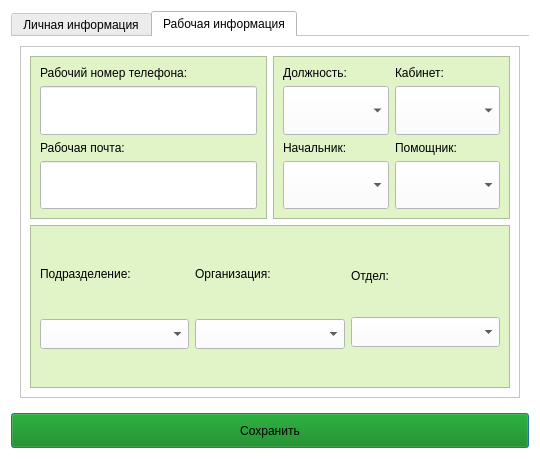
<?xml version="1.0" encoding="UTF-8"?>
<ui version="4.0">
 <class>Dialog</class>
 <widget class="QDialog" name="Dialog">
  <property name="geometry">
   <rect>
    <x>0</x>
    <y>0</y>
    <width>540</width>
    <height>459</height>
   </rect>
  </property>
  <property name="windowTitle">
   <string>Dialog</string>
  </property>
  <property name="styleSheet">
   <string notr="true">background-color: white;</string>
  </property>
  <layout class="QVBoxLayout" name="verticalLayout_20">
   <item>
    <layout class="QVBoxLayout" name="verticalLayout_19">
     <item>
      <widget class="QTabWidget" name="tabWidget">
       <property name="styleSheet">
        <string notr="true">QWidget{
	background-color: white;
}</string>
       </property>
       <property name="currentIndex">
        <number>1</number>
       </property>
       <property name="documentMode">
        <bool>true</bool>
       </property>
       <widget class="QWidget" name="tab">
        <attribute name="title">
         <string>Личная информация</string>
        </attribute>
        <layout class="QVBoxLayout" name="verticalLayout_14">
         <item>
          <widget class="QFrame" name="frame">
           <property name="styleSheet">
            <string notr="true">background-color: rgb(224, 244, 200);</string>
           </property>
           <property name="frameShape">
            <enum>QFrame::Shape::StyledPanel</enum>
           </property>
           <property name="frameShadow">
            <enum>QFrame::Shadow::Raised</enum>
           </property>
           <layout class="QVBoxLayout" name="verticalLayout_18">
            <item>
             <layout class="QVBoxLayout" name="verticalLayout_5">
              <item>
               <widget class="QLabel" name="label_5">
                <property name="styleSheet">
                 <string notr="true">color: black;</string>
                </property>
                <property name="text">
                 <string>День рождения</string>
                </property>
               </widget>
              </item>
              <item>
               <widget class="QDateEdit" name="dateEdit">
                <property name="sizePolicy">
                 <sizepolicy hsizetype="Expanding" vsizetype="Expanding">
                  <horstretch>0</horstretch>
                  <verstretch>0</verstretch>
                 </sizepolicy>
                </property>
                <property name="minimumSize">
                 <size>
                  <width>0</width>
                  <height>30</height>
                 </size>
                </property>
                <property name="styleSheet">
                 <string notr="true">background-color: white;
color: black;</string>
                </property>
               </widget>
              </item>
             </layout>
            </item>
            <item>
             <layout class="QVBoxLayout" name="verticalLayout">
              <item>
               <widget class="QLabel" name="label">
                <property name="styleSheet">
                 <string notr="true">color: black;</string>
                </property>
                <property name="text">
                 <string>ФИО:</string>
                </property>
               </widget>
              </item>
              <item>
               <widget class="QLineEdit" name="lineEdit">
                <property name="sizePolicy">
                 <sizepolicy hsizetype="Expanding" vsizetype="Expanding">
                  <horstretch>0</horstretch>
                  <verstretch>0</verstretch>
                 </sizepolicy>
                </property>
                <property name="minimumSize">
                 <size>
                  <width>0</width>
                  <height>30</height>
                 </size>
                </property>
                <property name="font">
                 <font>
                  <kerning>true</kerning>
                 </font>
                </property>
                <property name="styleSheet">
                 <string notr="true">QWidget {
	background-color: white;
	color: black;
}</string>
                </property>
               </widget>
              </item>
             </layout>
            </item>
            <item>
             <layout class="QVBoxLayout" name="verticalLayout_4">
              <item>
               <widget class="QLabel" name="label_4">
                <property name="styleSheet">
                 <string notr="true">color: black;</string>
                </property>
                <property name="text">
                 <string>Домашний номер телефона:</string>
                </property>
               </widget>
              </item>
              <item>
               <widget class="QLineEdit" name="lineEdit_4">
                <property name="sizePolicy">
                 <sizepolicy hsizetype="Expanding" vsizetype="Expanding">
                  <horstretch>0</horstretch>
                  <verstretch>0</verstretch>
                 </sizepolicy>
                </property>
                <property name="minimumSize">
                 <size>
                  <width>0</width>
                  <height>30</height>
                 </size>
                </property>
                <property name="font">
                 <font>
                  <kerning>true</kerning>
                 </font>
                </property>
                <property name="styleSheet">
                 <string notr="true">QWidget {
	background-color: white;
	color: black;
}</string>
                </property>
               </widget>
              </item>
             </layout>
            </item>
            <item>
             <layout class="QVBoxLayout" name="verticalLayout_12">
              <item>
               <widget class="QLabel" name="label_12">
                <property name="styleSheet">
                 <string notr="true">color: black;</string>
                </property>
                <property name="text">
                 <string>Дополнительная информация:</string>
                </property>
               </widget>
              </item>
              <item>
               <widget class="QPlainTextEdit" name="plainTextEdit">
                <property name="styleSheet">
                 <string notr="true">	background-color: white;
	color: black;</string>
                </property>
               </widget>
              </item>
             </layout>
            </item>
           </layout>
          </widget>
         </item>
        </layout>
       </widget>
       <widget class="QWidget" name="tab_2">
        <attribute name="title">
         <string>Рабочая информация</string>
        </attribute>
        <layout class="QHBoxLayout" name="horizontalLayout_5">
         <item>
          <widget class="QFrame" name="frame_5">
           <property name="styleSheet">
            <string notr="true">background-color: white;</string>
           </property>
           <property name="frameShape">
            <enum>QFrame::Shape::StyledPanel</enum>
           </property>
           <property name="frameShadow">
            <enum>QFrame::Shadow::Raised</enum>
           </property>
           <layout class="QVBoxLayout" name="verticalLayout_17">
            <item>
             <layout class="QHBoxLayout" name="horizontalLayout_3">
              <item>
               <widget class="QFrame" name="frame_2">
                <property name="styleSheet">
                 <string notr="true">background-color: rgb(224, 244, 200);</string>
                </property>
                <property name="frameShape">
                 <enum>QFrame::Shape::StyledPanel</enum>
                </property>
                <property name="frameShadow">
                 <enum>QFrame::Shadow::Raised</enum>
                </property>
                <layout class="QVBoxLayout" name="verticalLayout_15">
                 <item>
                  <layout class="QVBoxLayout" name="verticalLayout_3">
                   <item>
                    <widget class="QLabel" name="label_3">
                     <property name="styleSheet">
                      <string notr="true">color: black;</string>
                     </property>
                     <property name="text">
                      <string>Рабочий номер телефона:</string>
                     </property>
                    </widget>
                   </item>
                   <item>
                    <widget class="QLineEdit" name="lineEdit_3">
                     <property name="sizePolicy">
                      <sizepolicy hsizetype="Expanding" vsizetype="Expanding">
                       <horstretch>0</horstretch>
                       <verstretch>0</verstretch>
                      </sizepolicy>
                     </property>
                     <property name="minimumSize">
                      <size>
                       <width>0</width>
                       <height>30</height>
                      </size>
                     </property>
                     <property name="font">
                      <font>
                       <kerning>true</kerning>
                      </font>
                     </property>
                     <property name="styleSheet">
                      <string notr="true">QWidget {
	background-color: white;
	color: black;
}</string>
                     </property>
                    </widget>
                   </item>
                  </layout>
                 </item>
                 <item>
                  <layout class="QVBoxLayout" name="verticalLayout_2">
                   <item>
                    <widget class="QLabel" name="label_2">
                     <property name="styleSheet">
                      <string notr="true">color: black;</string>
                     </property>
                     <property name="text">
                      <string>Рабочая почта:</string>
                     </property>
                    </widget>
                   </item>
                   <item>
                    <widget class="QLineEdit" name="lineEdit_2">
                     <property name="sizePolicy">
                      <sizepolicy hsizetype="Expanding" vsizetype="Expanding">
                       <horstretch>0</horstretch>
                       <verstretch>0</verstretch>
                      </sizepolicy>
                     </property>
                     <property name="minimumSize">
                      <size>
                       <width>0</width>
                       <height>30</height>
                      </size>
                     </property>
                     <property name="font">
                      <font>
                       <kerning>true</kerning>
                      </font>
                     </property>
                     <property name="styleSheet">
                      <string notr="true">QWidget {
	background-color: white;
	color: black;
}</string>
                     </property>
                    </widget>
                   </item>
                  </layout>
                 </item>
                </layout>
               </widget>
              </item>
              <item>
               <widget class="QFrame" name="frame_3">
                <property name="styleSheet">
                 <string notr="true">background-color: rgb(224, 244, 200);</string>
                </property>
                <property name="frameShape">
                 <enum>QFrame::Shape::StyledPanel</enum>
                </property>
                <property name="frameShadow">
                 <enum>QFrame::Shadow::Raised</enum>
                </property>
                <layout class="QVBoxLayout" name="verticalLayout_16">
                 <item>
                  <layout class="QHBoxLayout" name="horizontalLayout">
                   <item>
                    <layout class="QVBoxLayout" name="verticalLayout_13">
                     <item>
                      <widget class="QLabel" name="label_13">
                       <property name="styleSheet">
                        <string notr="true">color: black;</string>
                       </property>
                       <property name="text">
                        <string>Должность:</string>
                       </property>
                      </widget>
                     </item>
                     <item>
                      <widget class="QComboBox" name="comboBox_7">
                       <property name="sizePolicy">
                        <sizepolicy hsizetype="Expanding" vsizetype="Expanding">
                         <horstretch>0</horstretch>
                         <verstretch>0</verstretch>
                        </sizepolicy>
                       </property>
                       <property name="minimumSize">
                        <size>
                         <width>0</width>
                         <height>30</height>
                        </size>
                       </property>
                       <property name="styleSheet">
                        <string notr="true">	background-color: white;
	color: black;</string>
                       </property>
                      </widget>
                     </item>
                    </layout>
                   </item>
                   <item>
                    <layout class="QVBoxLayout" name="verticalLayout_11">
                     <item>
                      <widget class="QLabel" name="label_11">
                       <property name="styleSheet">
                        <string notr="true">color: black;</string>
                       </property>
                       <property name="text">
                        <string>Кабинет:</string>
                       </property>
                      </widget>
                     </item>
                     <item>
                      <widget class="QComboBox" name="comboBox_6">
                       <property name="sizePolicy">
                        <sizepolicy hsizetype="Expanding" vsizetype="Expanding">
                         <horstretch>0</horstretch>
                         <verstretch>0</verstretch>
                        </sizepolicy>
                       </property>
                       <property name="minimumSize">
                        <size>
                         <width>0</width>
                         <height>30</height>
                        </size>
                       </property>
                       <property name="styleSheet">
                        <string notr="true">	background-color: white;
	color: black;</string>
                       </property>
                      </widget>
                     </item>
                    </layout>
                   </item>
                  </layout>
                 </item>
                 <item>
                  <layout class="QHBoxLayout" name="horizontalLayout_2">
                   <item>
                    <layout class="QVBoxLayout" name="verticalLayout_9">
                     <item>
                      <widget class="QLabel" name="label_9">
                       <property name="styleSheet">
                        <string notr="true">color: black;</string>
                       </property>
                       <property name="text">
                        <string>Начальник:</string>
                       </property>
                      </widget>
                     </item>
                     <item>
                      <widget class="QComboBox" name="comboBox_4">
                       <property name="sizePolicy">
                        <sizepolicy hsizetype="Expanding" vsizetype="Expanding">
                         <horstretch>0</horstretch>
                         <verstretch>0</verstretch>
                        </sizepolicy>
                       </property>
                       <property name="minimumSize">
                        <size>
                         <width>0</width>
                         <height>30</height>
                        </size>
                       </property>
                       <property name="styleSheet">
                        <string notr="true">	background-color: white;
	color: black;</string>
                       </property>
                      </widget>
                     </item>
                    </layout>
                   </item>
                   <item>
                    <layout class="QVBoxLayout" name="verticalLayout_10">
                     <item>
                      <widget class="QLabel" name="label_10">
                       <property name="styleSheet">
                        <string notr="true">color: black;</string>
                       </property>
                       <property name="text">
                        <string>Помощник:</string>
                       </property>
                      </widget>
                     </item>
                     <item>
                      <widget class="QComboBox" name="comboBox_5">
                       <property name="sizePolicy">
                        <sizepolicy hsizetype="Expanding" vsizetype="Expanding">
                         <horstretch>0</horstretch>
                         <verstretch>0</verstretch>
                        </sizepolicy>
                       </property>
                       <property name="minimumSize">
                        <size>
                         <width>0</width>
                         <height>30</height>
                        </size>
                       </property>
                       <property name="styleSheet">
                        <string notr="true">	background-color: white;
	color: black;</string>
                       </property>
                      </widget>
                     </item>
                    </layout>
                   </item>
                  </layout>
                 </item>
                </layout>
               </widget>
              </item>
             </layout>
            </item>
            <item>
             <widget class="QFrame" name="frame_4">
              <property name="sizePolicy">
               <sizepolicy hsizetype="Expanding" vsizetype="Expanding">
                <horstretch>0</horstretch>
                <verstretch>0</verstretch>
               </sizepolicy>
              </property>
              <property name="styleSheet">
               <string notr="true">background-color: rgb(224, 244, 200);</string>
              </property>
              <property name="frameShape">
               <enum>QFrame::Shape::StyledPanel</enum>
              </property>
              <property name="frameShadow">
               <enum>QFrame::Shadow::Raised</enum>
              </property>
              <layout class="QHBoxLayout" name="horizontalLayout_4">
               <item>
                <layout class="QVBoxLayout" name="verticalLayout_7">
                 <item>
                  <widget class="QLabel" name="label_7">
                   <property name="sizePolicy">
                    <sizepolicy hsizetype="Preferred" vsizetype="Preferred">
                     <horstretch>0</horstretch>
                     <verstretch>0</verstretch>
                    </sizepolicy>
                   </property>
                   <property name="maximumSize">
                    <size>
                     <width>16777215</width>
                     <height>20</height>
                    </size>
                   </property>
                   <property name="styleSheet">
                    <string notr="true">color: black;</string>
                   </property>
                   <property name="text">
                    <string>Подразделение:</string>
                   </property>
                  </widget>
                 </item>
                 <item>
                  <widget class="QComboBox" name="comboBox_2">
                   <property name="sizePolicy">
                    <sizepolicy hsizetype="Expanding" vsizetype="Expanding">
                     <horstretch>0</horstretch>
                     <verstretch>0</verstretch>
                    </sizepolicy>
                   </property>
                   <property name="minimumSize">
                    <size>
                     <width>0</width>
                     <height>30</height>
                    </size>
                   </property>
                   <property name="maximumSize">
                    <size>
                     <width>16777215</width>
                     <height>30</height>
                    </size>
                   </property>
                   <property name="styleSheet">
                    <string notr="true">	background-color: white;
	color: black;</string>
                   </property>
                  </widget>
                 </item>
                </layout>
               </item>
               <item>
                <layout class="QVBoxLayout" name="verticalLayout_6">
                 <item>
                  <widget class="QLabel" name="label_6">
                   <property name="maximumSize">
                    <size>
                     <width>16777215</width>
                     <height>20</height>
                    </size>
                   </property>
                   <property name="styleSheet">
                    <string notr="true">color: black;</string>
                   </property>
                   <property name="text">
                    <string>Организация:</string>
                   </property>
                  </widget>
                 </item>
                 <item>
                  <widget class="QComboBox" name="comboBox">
                   <property name="sizePolicy">
                    <sizepolicy hsizetype="Expanding" vsizetype="Expanding">
                     <horstretch>0</horstretch>
                     <verstretch>0</verstretch>
                    </sizepolicy>
                   </property>
                   <property name="minimumSize">
                    <size>
                     <width>0</width>
                     <height>30</height>
                    </size>
                   </property>
                   <property name="maximumSize">
                    <size>
                     <width>16777215</width>
                     <height>30</height>
                    </size>
                   </property>
                   <property name="styleSheet">
                    <string notr="true">	background-color: white;
	color: black;</string>
                   </property>
                  </widget>
                 </item>
                </layout>
               </item>
               <item>
                <layout class="QVBoxLayout" name="verticalLayout_8">
                 <property name="spacing">
                  <number>0</number>
                 </property>
                 <item>
                  <widget class="QLabel" name="label_8">
                   <property name="maximumSize">
                    <size>
                     <width>16777215</width>
                     <height>20</height>
                    </size>
                   </property>
                   <property name="styleSheet">
                    <string notr="true">color: black;</string>
                   </property>
                   <property name="text">
                    <string>Отдел:</string>
                   </property>
                  </widget>
                 </item>
                 <item>
                  <widget class="QComboBox" name="comboBox_3">
                   <property name="sizePolicy">
                    <sizepolicy hsizetype="Expanding" vsizetype="Expanding">
                     <horstretch>0</horstretch>
                     <verstretch>0</verstretch>
                    </sizepolicy>
                   </property>
                   <property name="minimumSize">
                    <size>
                     <width>0</width>
                     <height>30</height>
                    </size>
                   </property>
                   <property name="maximumSize">
                    <size>
                     <width>16777215</width>
                     <height>30</height>
                    </size>
                   </property>
                   <property name="styleSheet">
                    <string notr="true">	background-color: white;
	color: black;</string>
                   </property>
                  </widget>
                 </item>
                </layout>
               </item>
              </layout>
             </widget>
            </item>
           </layout>
          </widget>
         </item>
        </layout>
       </widget>
      </widget>
     </item>
     <item>
      <widget class="QPushButton" name="pushButton">
       <property name="minimumSize">
        <size>
         <width>0</width>
         <height>35</height>
        </size>
       </property>
       <property name="styleSheet">
        <string notr="true">background-color: green;
</string>
       </property>
       <property name="text">
        <string>Сохранить</string>
       </property>
      </widget>
     </item>
    </layout>
   </item>
  </layout>
 </widget>
 <resources/>
 <connections/>
</ui>
